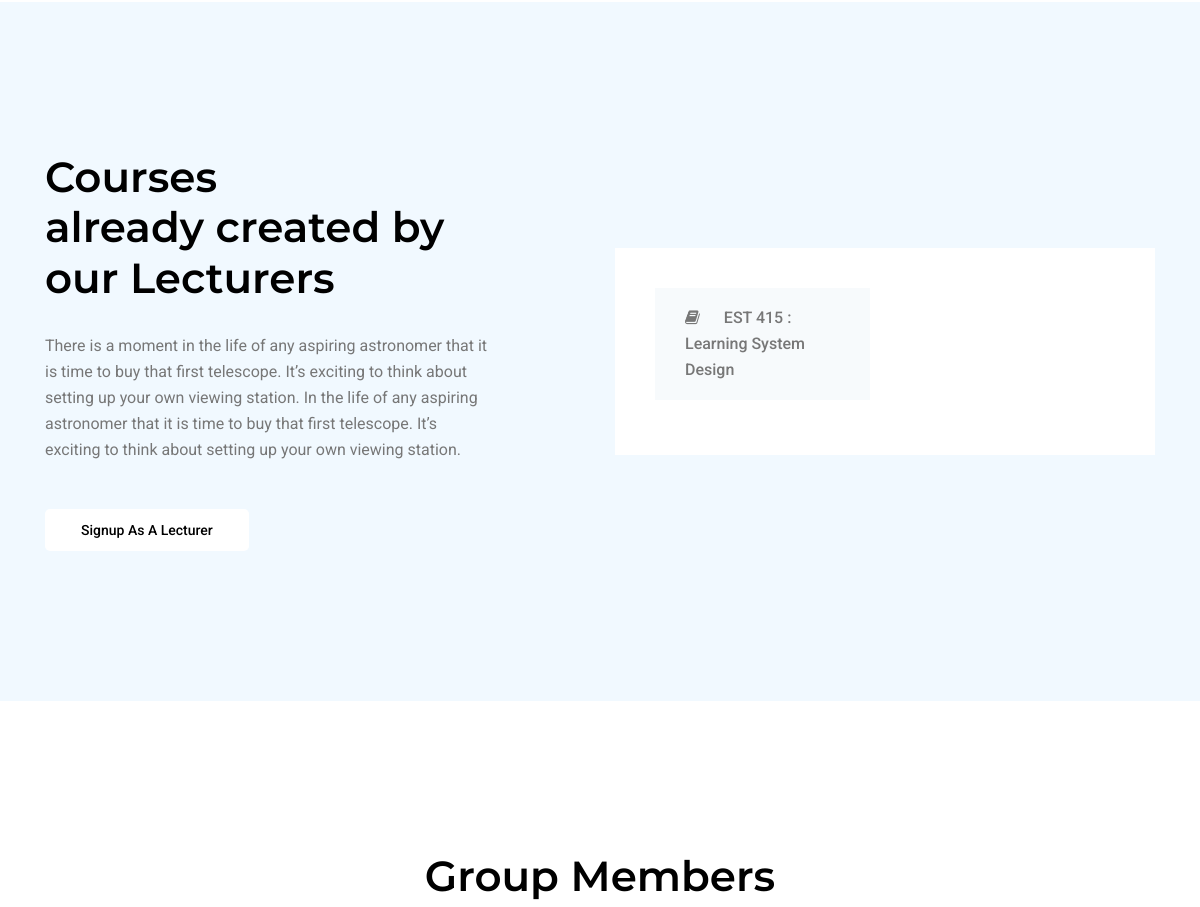
Before: / (middle part) with the older database file.
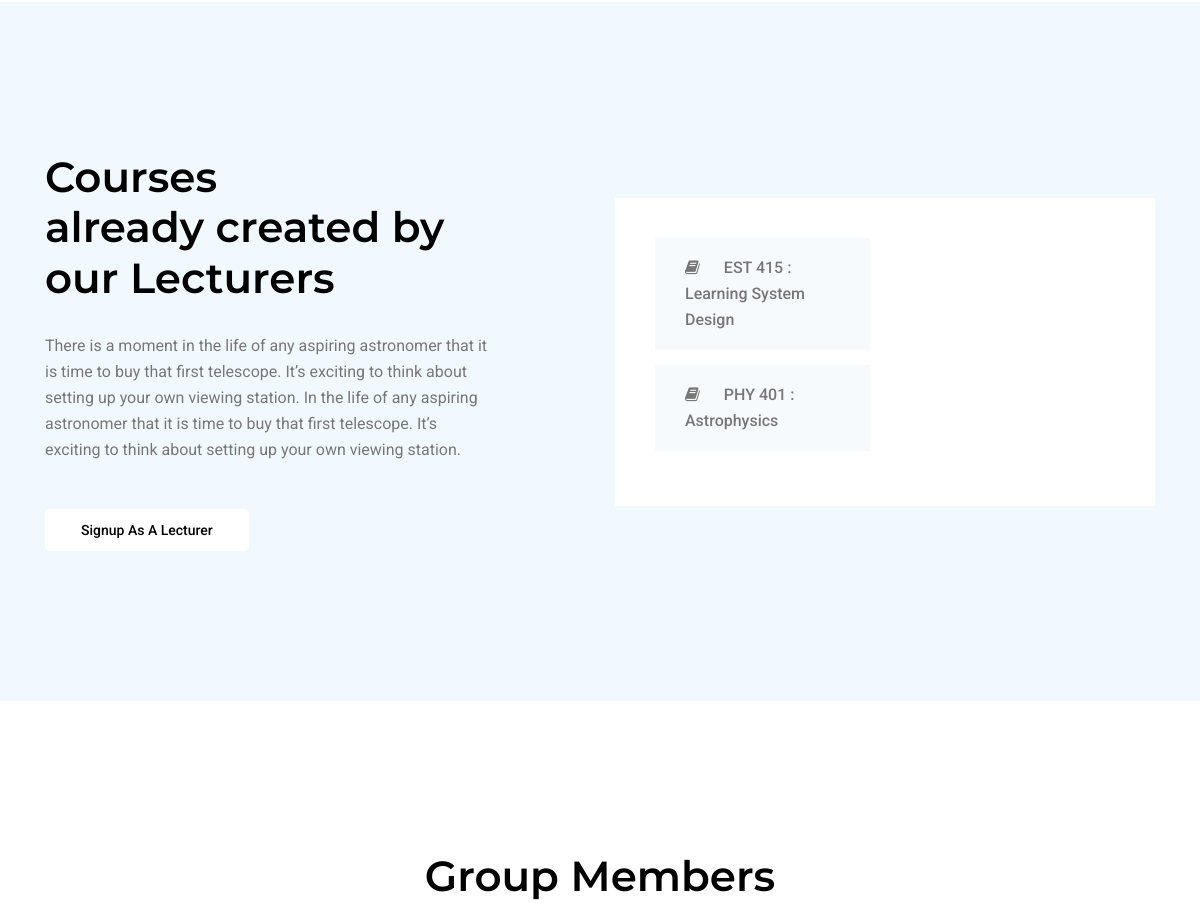
After: the same page with the newer database file.
### core/models.py (models this page shows, shortened)
class Course(models.Model):
    user = models.ForeignKey(User, on_delete=models.CASCADE)
    course_title = models.CharField(max_length=100)
    course_code = models.CharField(max_length=8)
    lecturer_name = models.CharField(max_length=50)
    course_description = models.TextField()
    created_at = models.DateField(default=timezone.now)
    end_date = models.CharField(max_length=15, null=True)

### core/views.py (the view)
# urls.py: path('', HomeView.as_view(), name='home'),
class HomeView(ListView):
    paginate_by = 6
    template_name = 'core/index.html'
    model = Course
    context_object_name = 'courses'
    def get_queryset(self):
        return self.model.objects.all()

### core/templates/core/index.html (shortened to what this page needs)
{% extends 'core/base.html' %}
{% load static %}
{% block content %}
<section class="courses-area section-gap">
    <div class="container">
        <div class="row align-items-center">
            <div class="col-lg-5 about-right">
                <h1>
                    Courses <br> already created by our Lecturers
                </h1>
                <div class="wow fadeIn" data-wow-duration="1s">
                    <p>
                        There is a moment in the life of any aspiring astronomer that it is time to buy that first telescope. It’s exciting to think
                        about setting up your own viewing station. In the life of any aspiring astronomer that it is time to buy that first
                        telescope. It’s exciting to think about setting up your own viewing station.
                    </p>
                </div>
                <a href="{% url 'accounts:lecturer-register' %}" class="primary-btn white">Signup as a Lecturer</a>
            </div>
            <div class="offset-lg-1 col-lg-6">
                <div class="courses-right">
                    <div class="row">
                        <div class="col-lg-6 col-md-6 col-sm-12">
                            <ul class="courses-list">
                            {% for course in courses %}
                                <li>
                                    <a class="wow fadeInLeft" href="#" data-wow-duration="1s" data-wow-delay=".1s">
                                        <i class="fa fa-book"></i> {{ course.course_code }} : {{ course.course_title }}
                                    </a>
                                </li>
                            {% endfor %}
                            </ul>
                        </div>
                    </div>
                </div>
            </div>
        </div>
    </div>
</section>
<section class="faculty-area section-gap" style="background-color: #fff;">
    <div class="container">
        <div class="row justify-content-center">
            <div class="col-lg-8">
                <div class="section-title text-center">
                    <h1>Group Members</h1>
                </div>
            </div>
        </div>
    </div>
</section>
{% endblock content %}

Changed rows visible on the page:
added Course: course_code "PHY 401", course_title "Astrophysics"
